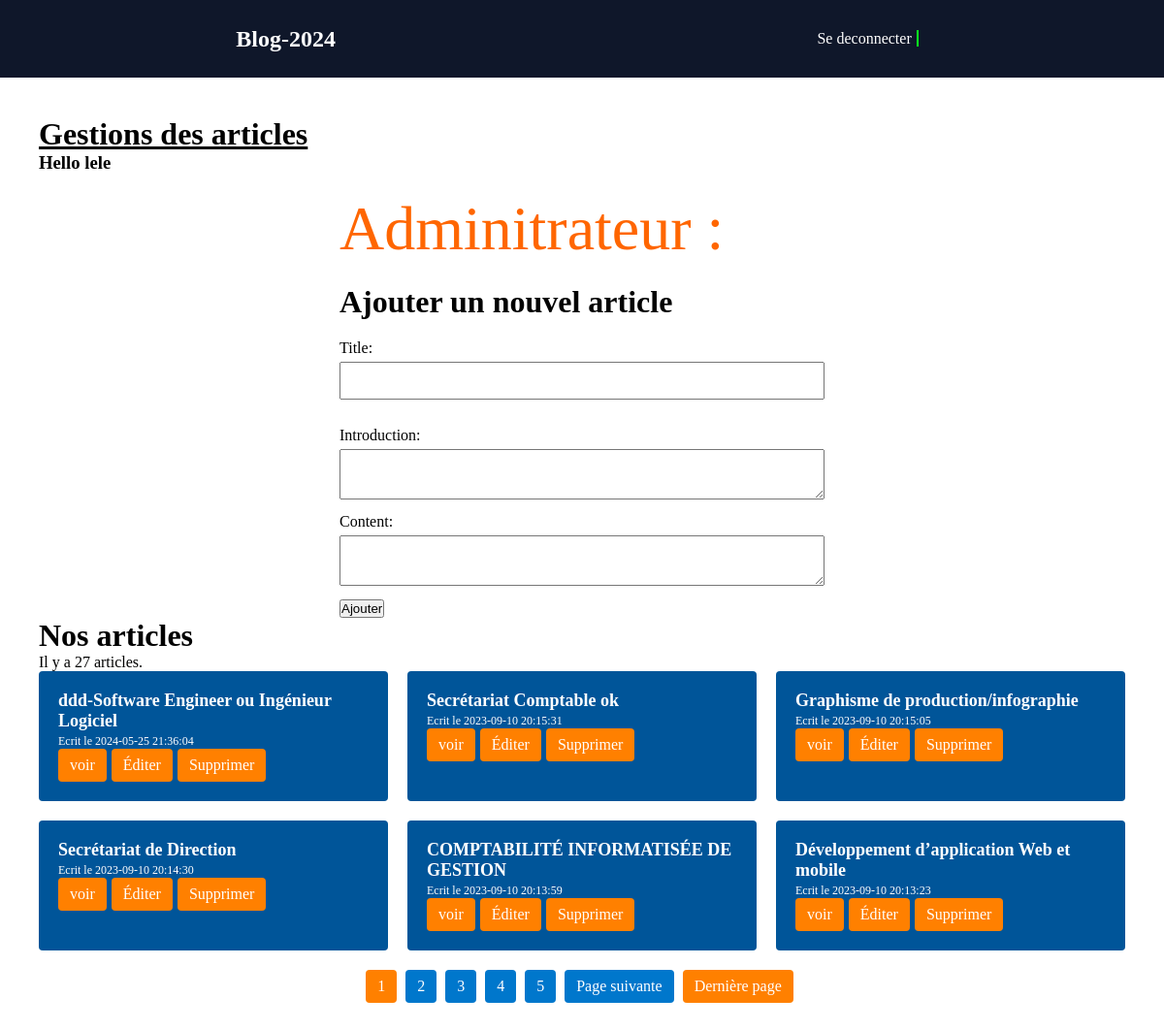
Page /admin_dashboard.php (signed in) on the committed database.
### tables this page shows
CREATE TABLE `articles` (
  `id` int(11) NOT NULL,
  `aimage` varchar(1000) DEFAULT NULL,
  `title` varchar(255) NOT NULL,
  `slug` varchar(255) NOT NULL,
  `introduction` text NOT NULL,
  `content` text NOT NULL,
  `created_at` datetime NOT NULL,
  `updated_at` datetime NOT NULL DEFAULT current_timestamp() ON UPDATE current_timestamp()
);

### admin_dashboard.php (called while the page is built, shortened)
<?php
require_once "database/database.php";
$articlesPerPage = 6;
$page = filter_input(INPUT_GET, 'page', FILTER_VALIDATE_INT) ?: 1;
$allArticles = getAllArticles($pdo);
$totalArticles = count($allArticles);
$totalPages = ceil($totalArticles / $articlesPerPage);
$page = max(1, min($page, $totalPages));
$startIndex = ($page - 1) * $articlesPerPage;
function getAllArticles($pdo)
{
$query = "SELECT * FROM articles ORDER BY created_at DESC";
$stmt = $pdo->prepare($query);
$stmt->execute();
return $stmt->fetchAll();
}
require"templates/admin/admin_dashboard_html.php";
$pageContent = ob_get_clean();
require"templates/layout_html.php";

### templates/admin/admin_dashboard_html.php (the view, shortened to what this page needs)
<h1><u>Gestions des articles</u></h1>
<h3>Hello <?= isset($_SESSION["auth"]['username']) ? $_SESSION["auth"]['username'] : "" ?></h3>
<div class="admin">
  <div class="article adm">
    <span style='color:#FF6600 ; font-size:4rem; text-align:center; font-weight: 700px;'>Adminitrateur : </span>
  </div>
  <h1>Ajouter un nouvel article</h1>
  <form method="POST" action="admin_dashboard">
    <label for="title">Title:</label>
    <input type="text" name="title" id="title">
    <br>
    <br>
    <label for="introduction">Introduction:</label>
    <textarea name="introduction" id="introduction"></textarea>
    <br>
    <label for="content">Content:</label>
    <textarea name="content" id="content"></textarea>
    <br>
    <button type="submit" name="add-article" value="add-article">Ajouter</button>
</div>
<?php
$articles = array_slice($allArticles, $startIndex, $articlesPerPage);
echo "<h1>Nos articles</h1>";
echo "<p>Il y a " . count($allArticles) . " articles.</p>";
echo '<div class="article-grid">';
foreach ($articles as $article) {
echo '<div class="article">';
echo '<h2>' . htmlspecialchars($article['title']) . '</h2>';
echo '<small>Ecrit le ' . htmlspecialchars($article['created_at']) . '</small><br>';
echo '<a href="article?id=' . urlencode($article['id']) . '">voir</a>';
echo '<a href="edit-article?id=' . urlencode($article['id']) . '">Éditer</a>';
echo '<a href="delete-article?id=' . urlencode($article['id']) .
        '" onclick="return confirm(\'Êtes-vous sûr de vouloir supprimer cet article ?!\')">Supprimer</a>';
echo '</div>';
}
echo '</div>';
echo "<div class='pagination'>";
if ($totalPages > 1) {
for ($i = 1; $i <= $totalPages; $i++) {
        echo $i == $page ? "<span class='current-page'>$i</span> " : "<a href='admin_dashboard?page=$i'>$i</a> ";
}
echo $page < $totalPages ? "<a href='admin_dashboard?page=" . ($page + 1) . "'>Page suivante</a> <a href='admin_dashboard?page=$totalPages'>Dernière page</a> " : '';
}
echo "</div>";
?>

### templates/layout_html.php (shortened to what this page needs)
<!DOCTYPE html>
<html lang="en">
<head>
  <link rel="stylesheet" href="./templates/style.css">
  <link rel="stylesheet" href="./templates/paginate.css">
</head>
<body>
  <header>
    <div class="logo">
      <h2>
        <a href="http://localhost/cours-2024/stage/blogphp-stage2024/index.php">Blog-2024
        </a>
      </h2>
    </div>
    <nav>
      <ul>
        <?php if (isset($_SESSION['auth'])) : ?>
        <li><a id="gcu" href="logout.php">Se deconnecter</a></li>
        <?php else : ?>
        <li><a href="register.php">S'inscrire</a></li>
        <li><a href="login.php">Se connecter</a></li>
        <?php endif; ?>
      </ul>
    </nav>
  </header>
  <div class="main">
    <?= $pageContent ?>
  </div>
</body>
</html>

### templates/style.css (style rules this page uses)
:root { --color-first: #0F172A; --color-second: #F0F0F0; --color-white: #FFF; --color-success: #2ECC71; --color-error: #E74C3C; --color-cyan: #0afc1e; --linear-gradient: linear-gradient(45deg, var(--color-first), var(--color-success)); --fontSize-1: 4rem; --fontSize-2: 3.2rem; --fontSize-3: 2.4rem; --fontSize-4: 2rem; --fontSize-5: 1.8rem; --fontSize-6: 1.6rem; --fontSize-7: 1.4rem; --fontSize-8: 1rem; --fontSize-9: 0.8rem; --weight-Light: 300; --weight-Regular: 500; --weight-SemiBold: 600; --weight-Bold: 700; --weight-ExtratBold: 900; }
*, *::before, *::after { margin: 0; padding: 0; box-sizing: border-box; transition: .2s linear; outline: none; }
html { scroll-behavior: smooth; }
body { font-family: 'Poppins'; background-color: rgb(255, 255, 255); }
.main { padding: 40px; }
header { display: flex; justify-content: space-around; align-items: center; background-color: var(--color-first); color: var(--color-cyan); height: 80px; }
ul { display: flex; justify-content: center; align-items: center; }
nav ul li { list-style: none; margin: 0 10px; }
nav ul li a { color: var(--color-cyan); text-decoration: none; border: 2px solid; border-left: 0px; border-top: 0px; border-bottom: 0px; border-color: var(--color-cyan); padding-right: 5px; }
a#gcu { color: white; text-decoration: none; }
.logo h2 a, header h2 a { text-align: center; color: white !important; text-decoration: none; }

### templates/paginate.css (style rules this page uses)
.article-grid { display: grid; grid-template-columns: repeat(3, 1fr); grid-gap: 20px; }
.admin { display: grid; align-items: center; justify-content: center; }
.article { background-color: #005599; padding: 20px; border-radius: 4px; color: #FFF; }
.article.adm { background-color: #fff; padding-left: 0px; }
.article h2 { font-size: 18px; margin-top: 0; }
.article small { font-size: 12px; }
.article a { display: inline-block; padding: 8px 12px; margin-right: 5px; color: #FFF; background-color: #FF8000; border-radius: 4px; text-decoration: none; }
form { margin-top: 20px; width: 500px; }
label { display: block; margin-bottom: 5px; }
input[type="text"], textarea { width: 100%; padding: 10px; margin-bottom: 10px; }
.pagination { margin-top: 20px; text-align: center; }
.pagination a, .pagination span { display: inline-block; padding: 8px 12px; margin-right: 5px; color: #FFF; background-color: #0077CC; border-radius: 4px; text-decoration: none; }
span.current-page { background-color: #FF8000; }
.pagination a:first-child, .pagination a:last-child { background-color: #FF8000; }

### rows in the picture
articles: title "ddd-Software Engineer ou Ingénieur Logiciel", created_at "2024-05-25 21:36:04"
articles: title "Secrétariat Comptable ok", created_at "2023-09-10 20:15:31"
articles: title "Graphisme de production/infographie", created_at "2023-09-10 20:15:05"
articles: title "Secrétariat de Direction", created_at "2023-09-10 20:14:30"
articles: title "COMPTABILITÉ INFORMATISÉE DE GESTION", created_at "2023-09-10 20:13:59"
articles: title "Développement d’application Web et mobile", created_at "2023-09-10 20:13:23"

### other values in the picture
$_SESSION["auth"]['username'] "lele"
count($allArticles) "27"
